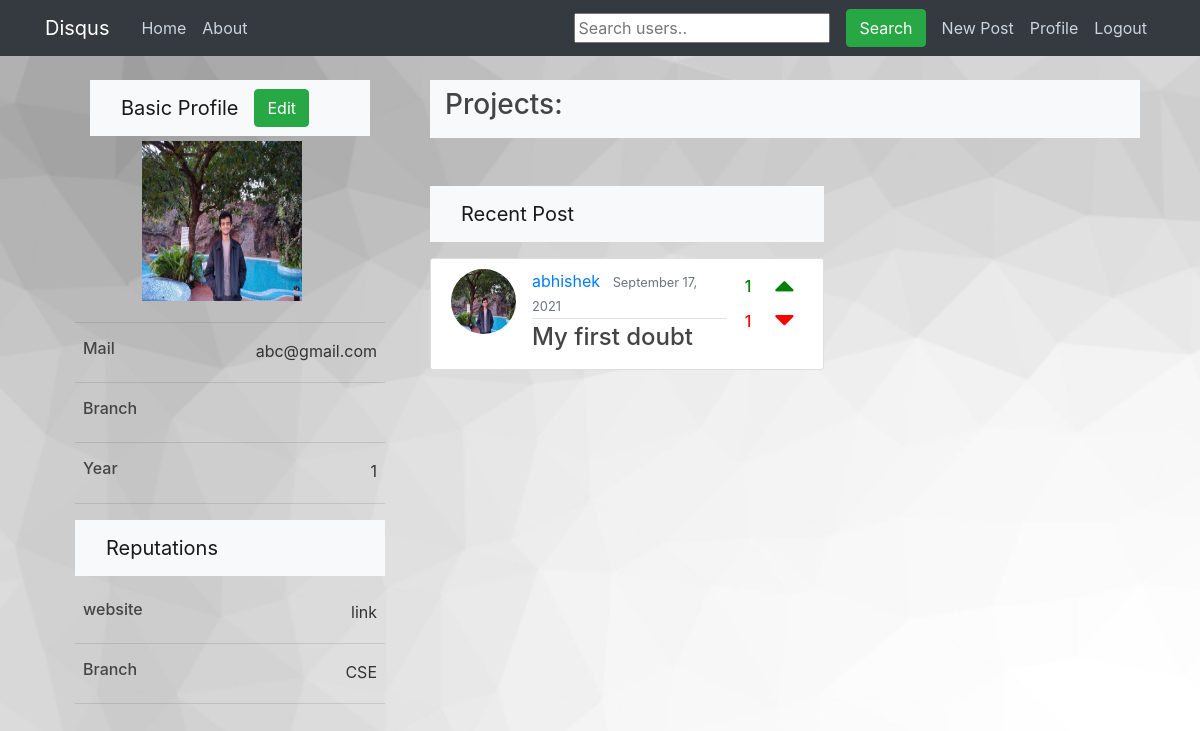
Page /profile/abhishek (signed in) on the earlier database version.
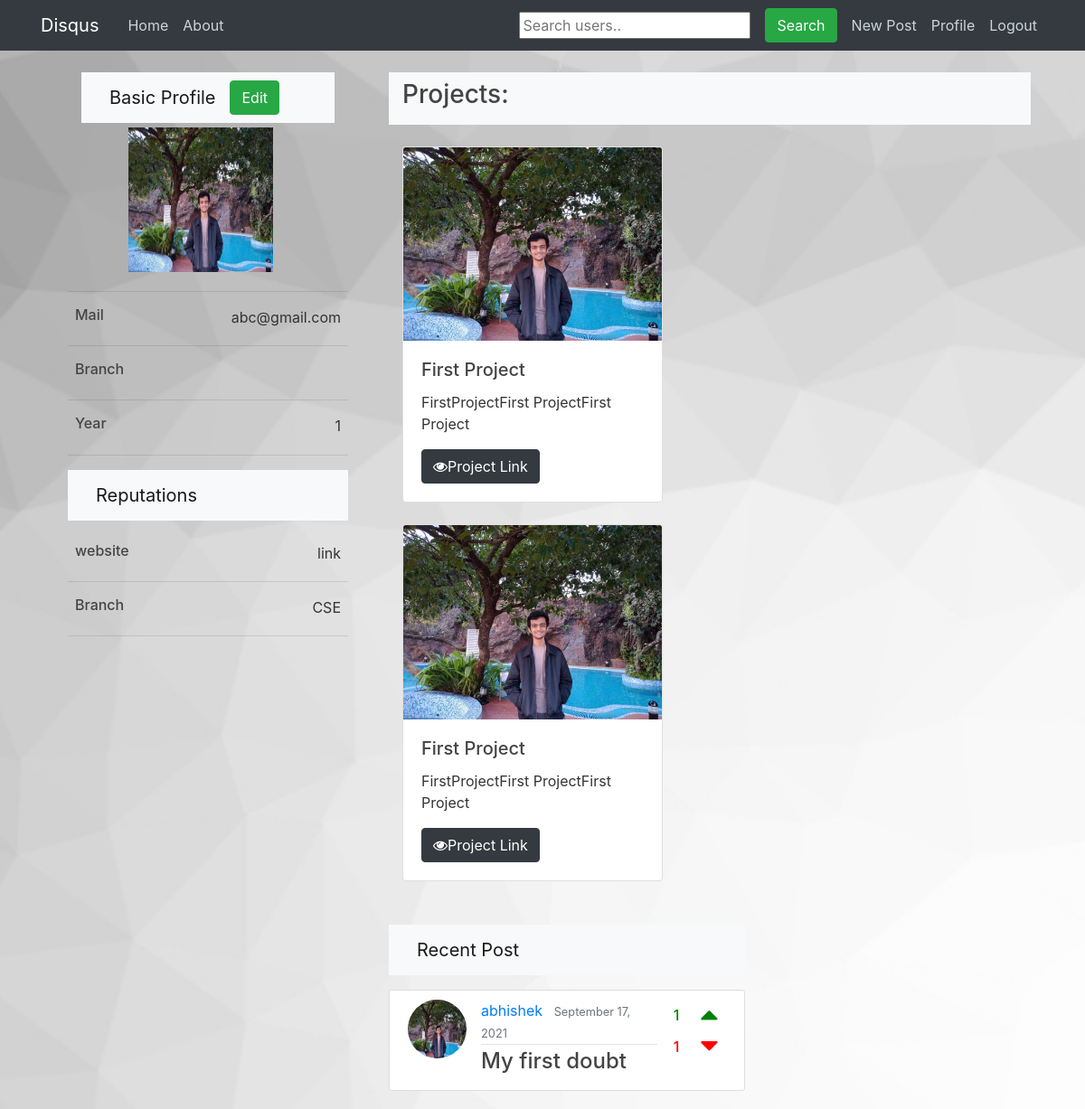
Same page on the later database version.
### feed/models.py (models this page shows, shortened)
class Post(models.Model):
	title = models.CharField(max_length=100)
	content = models.TextField()
	date_posted = models.DateTimeField(default=timezone.now)
	author = models.ForeignKey(User, on_delete=models.CASCADE)
	image = models.ImageField(upload_to='uploads', blank=True)
	upvote = models.ManyToManyField(User, related_name='upvote')
	downvote = models.ManyToManyField(User, related_name='downvote')
	anonymous = models.BooleanField(default = False)
	def number_of_upvotes(self):
		return self.upvote.count()
	def number_of_downvotes(self):
		return self.downvote.count()

class Project(models.Model):
	author = models.ForeignKey(User, on_delete=models.CASCADE)
	title = models.CharField(max_length=255, default='')
	content = models.CharField(max_length=255, default='')
	image = models.ImageField(default='default.jpg' , upload_to='uploads')
	link = models.URLField(max_length=255,default='')

### accounts/models.py (models this page shows, shortened)
class Profile(models.Model):
	name = models.CharField(max_length=255, default="")
	year = models.IntegerField(default=1)
	branch = models.CharField(max_length=255, default="")
	user = models.OneToOneField(User, on_delete=models.CASCADE)
	image = models.ImageField(default='default.jpg', upload_to='profile_pics')
	bio = models.CharField(max_length=255, blank=True)
	qs_cnt = models.IntegerField(default=0)
	ans_cnt = models.IntegerField(default=0)
	def __str__(self):
		return f'self.user.username Profile'

### accounts/views.py (the view)
# urls.py: path('profile/<str:username>', views.profile, name='profile'),
@login_required
def profile(request, username):
	user = request.user
	profileuser = User.objects.get(username=username)
	p = profileuser.profile
	u = p.user
	user_posts = Post.objects.filter(author=profileuser).order_by('-date_posted')
	projects = Project.objects.filter(author=profileuser)
	print(p)
	print(u)
	context = {
		'u' : u,
		'user_posts' : user_posts,
		'user' : user,
		'profileuser' : profileuser,
		'projects' : projects,
	}
	return render(request, 'accounts/profile.html', context)

### accounts/templates/accounts/profile.html (shortened to what the changed rows need)
{% extends "feed/base.html" %}
{% load crispy_forms_tags %}
{% block container %}
<div class="container-fluid">
  <div class="row">
    <div class="col-xs-10 col-sm-8">
        <div class="row">
          <div class="container-fluid">
            {% for project in projects %}
            <div class="col-xs-10 col-sm-6 col-md-6 mt-4">
              <div class="card" style="width: 18rem;">
                <img src="{{ profileuser.profile.image.url }}" class="card-img-top" alt="...">
                <div class="card-body">
                  <h5 class="card-title">{{ project.title }}</h5>
                  <p class="card-text">{{ project.content }}</p>
                  <div class="mx-auto">
                    <a href="{{ project.link }}" class="btn btn-dark"><i class="fa fa-eye" aria-hidden="true"></i>Project Link</a>
                  </div>
                </div>
              </div>
            </div>
            {% endfor %}
          </div>
        <div class="row">
          <div class="container-fluid">
            <br><br>
              <div class="container-fluid">
                {% if user_posts %}
                {% for post in user_posts %}
                    <article class="media content-section mt-3">
                      <img class="rounded-circle article-img" src="{{ post.author.profile.image.url }}">
                      <div class="media-body">
                    <div class="row">
                      <div class="col-9">
                        <div class="article-metadata">
                          <a class="mr-2" href="{% url 'profile' post.author.username %}">{{ post.author }}</a>
                          <small class="text-muted">{{ post.date_posted|date:"F d, Y" }}</small>
                        </div>
                        <h4><a class="article-title" href="{% url 'post-detail' post.id %}">{{ post.title }}</a></h4>
                      </div>
                      <div class="col-3">
                        <div class="float-right mr-4">
                          <div class="row">
                            <h6 style="color:green;" class="mt-2 mr-4">{{ post.number_of_upvotes }} </h6>
                            <i class="fa fa-caret-up" style="font-size:32px;color:green"></i>
                          </div>
                          <div class="row">
                            <h6 style="color:red;" class="mt-2 mr-4">{{ post.number_of_downvotes }} </h6>
                            <i class="fa fa-caret-down" style="font-size:32px;color:red"></i>
                          </div>
                        </div>
                      </div>
                    </div>
                    </article>
                {% endfor %}
              {% else %}
                  {% ifequal user profileuser %}
                      <h6>You haven't posted anything yet!</h6>
                  {% else %}
                      <h6>{{ profileuser.username }} hasn't posted anything yet!</h6>
                  {% endifequal %}
              {% endif %}
              </div>
            </div>
          </div>
    </div>
  </div>
</div>
{% endblock %}

Differences in the rows shown:
added Project: profile.image (picture), title "First Project", content "FirstProjectFirst ProjectFirst Project"
added Project: profile.image (picture), title "First Project", content "FirstProjectFirst ProjectFirst Project"
